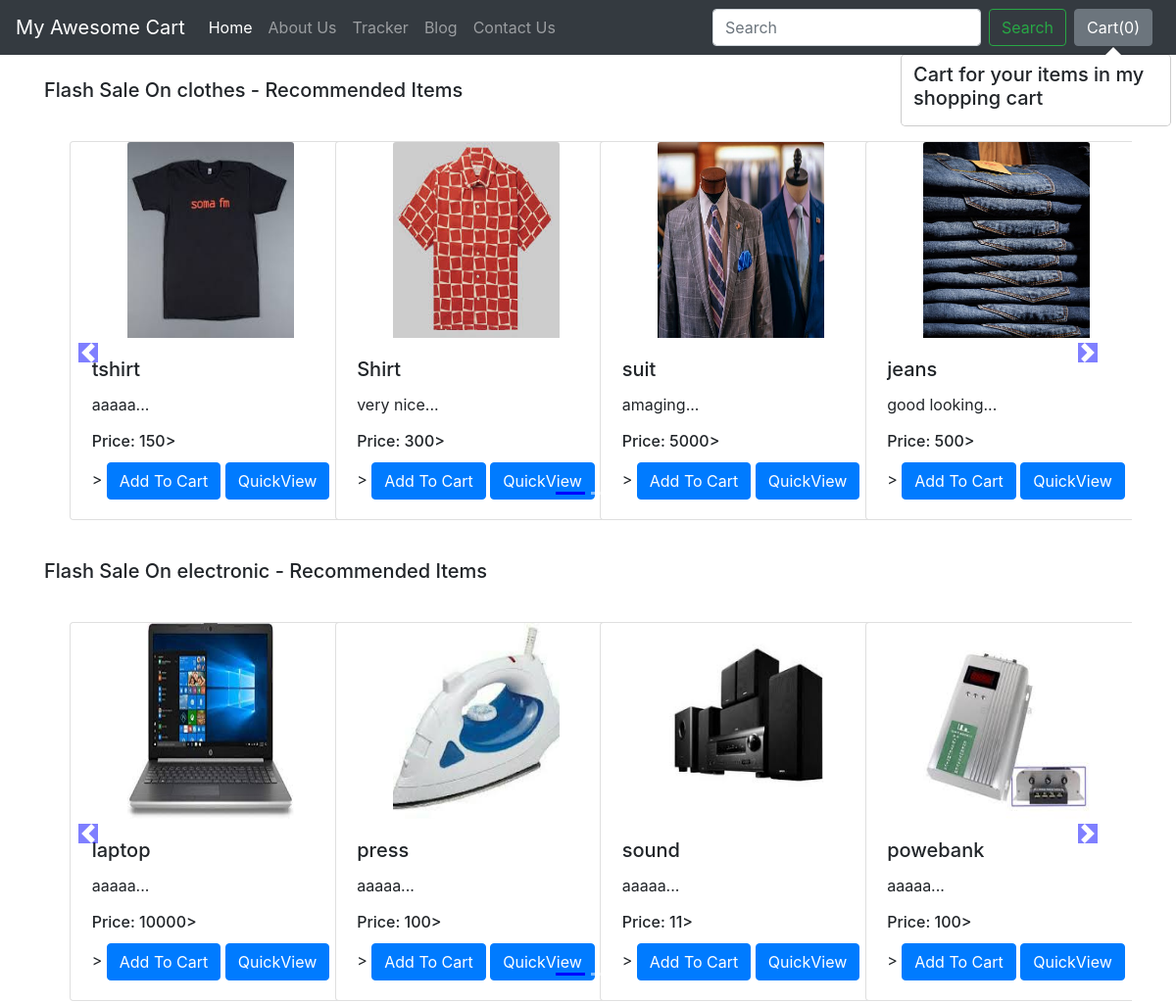
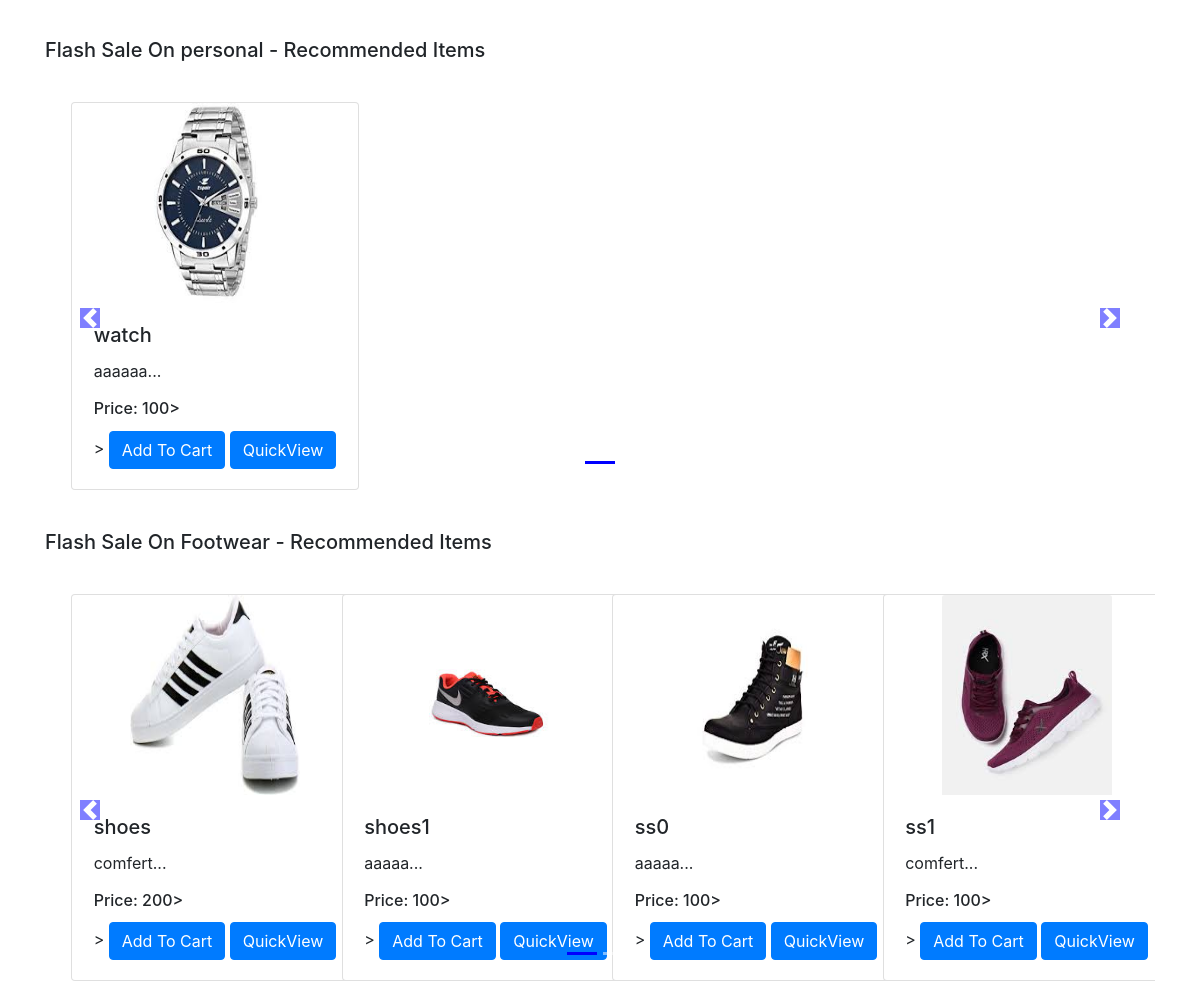
The app's page /shop/ with its own data (2 pictures, top to bottom).
### shop/models.py (models this page shows, shortened)
class Product(models.Model):
    product_id = models.AutoField
    product_name = models.CharField(max_length=50)
    category = models.CharField(max_length=50, default="")
    subcategory = models.CharField(max_length=50, default="")
    price = models.IntegerField(default=0)
    desc = models.CharField(max_length=300)
    image = models.ImageField(upload_to='shop/images', default="")

### shop/views.py (the view)
# urls.py: path("", views.index, name="blogHome"),
def index(request):
    allProds = []
    catprods = Product.objects.values('category', 'id')
    cats = {item['category'] for item in catprods}
    for cat in cats:
        prod = Product.objects.filter(category=cat)
        n = len(prod)
        nSlides = n // 4 + ceil((n / 4) - (n // 4))
        allProds.append([prod, range(1, nSlides), nSlides])
    params = {'allProds':allProds}
    return render(request, 'shop/index.html', params)

### shop/templates/shop/index.html (shortened to what this page needs)
{% extends 'shop/basic.html' %}
{% block body %}
{% load static %}
<div class="container">
    {% for product, range, nSlides in allProds %}
    <h5 class="my-4">Flash Sale On {{product.0.category}} - Recommended Items</h5>
    <div class="row">
        <div id="demo{{forloop.counter}}" class="col carousel slide my-3" data-ride="carousel">
            <ul class="carousel-indicators">
                <li data-target="#demo{{forloop.counter}}" data-slide-to="0" class="active"></li>
                {% for i in range %}
                <li data-target="#demo{{forloop.parentloop.counter}}" data-slide-to="{{i}}"></li>
                {% endfor %}
            </ul>
            <div class="container carousel-inner no-padding">
                <div class="carousel-item active">
                    {% for i in product %}
                    <div class="col-xs-3 col-sm-3 col-md-3">
                        <div class="card align-items-center" style="width: 18rem;">
                            <img src='/media/{{i.image}}' class="card-img-top" alt="...">
                            <div class="card-body">
                                <h5 class="card-title" id="namepr{{i.id}}">{{i.product_name}}</h5>
                                <p class="card-text">{{i.desc|slice:"0:53"}}...</p>
                                <h6 class="card-title">Price: <span id="pricepr{{i.id}}"> {{i.price}}</span>></h6>>
                                <span id="divpr{{i.id}}" class="divpr">
                                    <button id="pr{{i.id}}" class="btn btn-primary cart">Add To Cart</button>
                                </span>
                                <a href="/shop/products/{{i.id}}"><button id="qv{{i.id}}" class="btn btn-primary cart">QuickView</button></a>
                            </div>
                        </div>
                    </div>
                    {% if forloop.counter|divisibleby:4 and forloop.counter > 0 and not forloop.last %}
                </div>
                <div class="carousel-item">
                    {% endif %}
                    {% endfor %}
                </div>
            </div>
        </div>
        <a class="carousel-control-prev" href="#demo{{forloop.counter}}" data-slide="prev">
            <span class="carousel-control-prev-icon"></span>
        </a>
        <a class="carousel-control-next" href="#demo{{forloop.counter}}" data-slide="next">
            <span class="carousel-control-next-icon"></span>
        </a>
    </div>
    {% endfor %}
</div>
{% endblock %}

### shop/templates/shop/basic.html (shortened to what this page needs)
<!doctype html>
<html lang="en">
  <head>
    <link rel="stylesheet" href="https://stackpath.bootstrapcdn.com/bootstrap/4.2.1/css/bootstrap.min.css">
  </head>
  <body>
    <nav class="navbar navbar-expand-lg navbar-dark bg-dark">
  <a class="navbar-brand" href="/shop">My Awesome Cart</a>
  <div class="collapse navbar-collapse" id="navbarSupportedContent">
    <ul class="navbar-nav mr-auto">
      <li class="nav-item active">
        <a class="nav-link" href="/shop">Home <span class="sr-only">(current)</span></a>
      </li>
      <li class="nav-item">
        <a class="nav-link" href="/shop/about">About Us</a>
      </li>
      <li class="nav-item">
        <a class="nav-link" href="/shop/tracker">Tracker</a>
      </li>
      <li class="nav-item">
        <a class="nav-link" href="/blog">Blog</a>
      </li>
      <li class="nav-item">
        <a class="nav-link" href="/shop/contact">Contact Us</a>
      </li>
    </ul>
    <form class="form-inline my-2 my-lg-0">
      <input class="form-control mr-sm-2" type="search" placeholder="Search" aria-label="Search">
      <button class="btn btn-outline-success my-2 my-sm-0" type="submit">Search</button>
    </form>
    <button type="button" class="btn btn-secondary mx-2" id="popcart" data-container="body" data-toggle="popover" data-placement="bottom" data-html="true" data-content="Vivamus
sagittis lacus vel augue laoreet rutrum faucibus.">
  Cart(<span id="cart">0</span>)
</button>
  </div>
</nav>
  {% block body %} {% endblock %}
  </body>
</html>

### records on screen
Product: category "clothes", image (picture), product_name "tshirt", desc "aaaaa", price "150"
Product: image (picture), product_name "Shirt", desc "very nice", price "300"
Product: image (picture), product_name "suit", desc "amaging", price "5000"
Product: image (picture), product_name "jeans", desc "good looking", price "500"
Product: category "electronic", image (picture), product_name "laptop", desc "aaaaa", price "10000"
Product: image (picture), product_name "press", desc "aaaaa", price "100"
Product: image (picture), product_name "sound", desc "aaaaa", price "11"
Product: image (picture), product_name "powebank", desc "aaaaa", price "100"
Product: category "personal", image (picture), product_name "watch", desc "aaaaaa", price "100"
Product: category "Footwear", image (picture), product_name "shoes", desc "comfert", price "200"
Product: image (picture), product_name "shoes1", desc "aaaaa", price "100"
Product: image (picture), product_name "ss0", desc "aaaaa", price "100"
Product: image (picture), product_name "ss1", desc "comfert", price "100"
